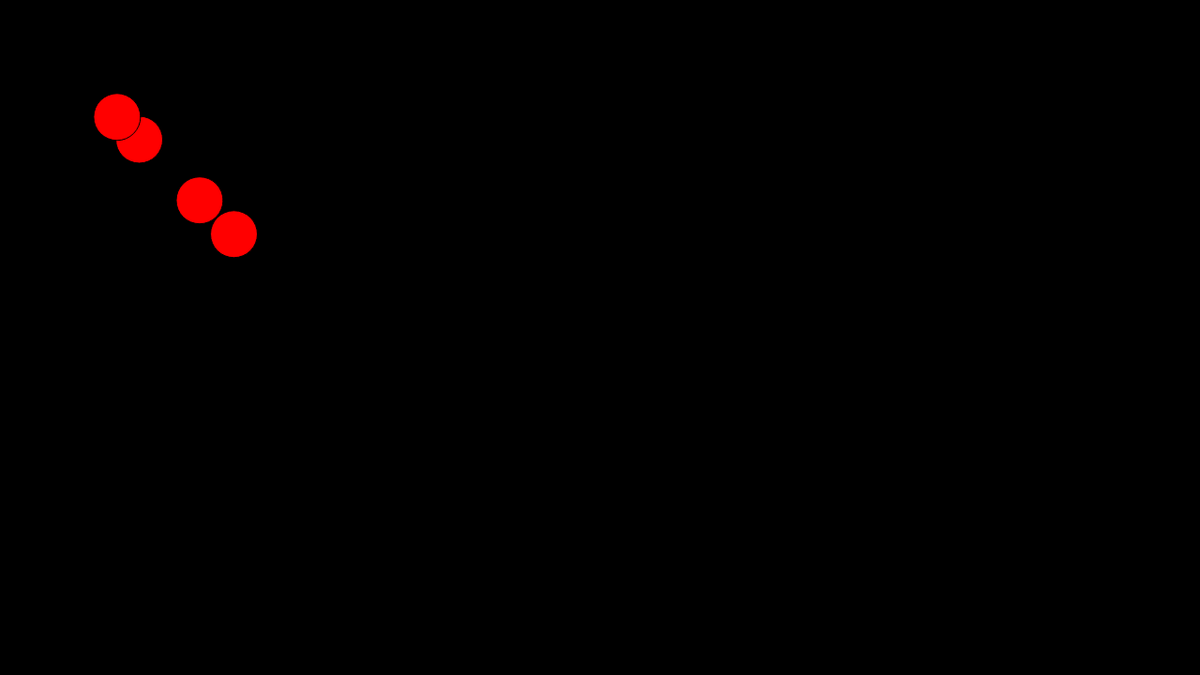
Frame 1 (no input)
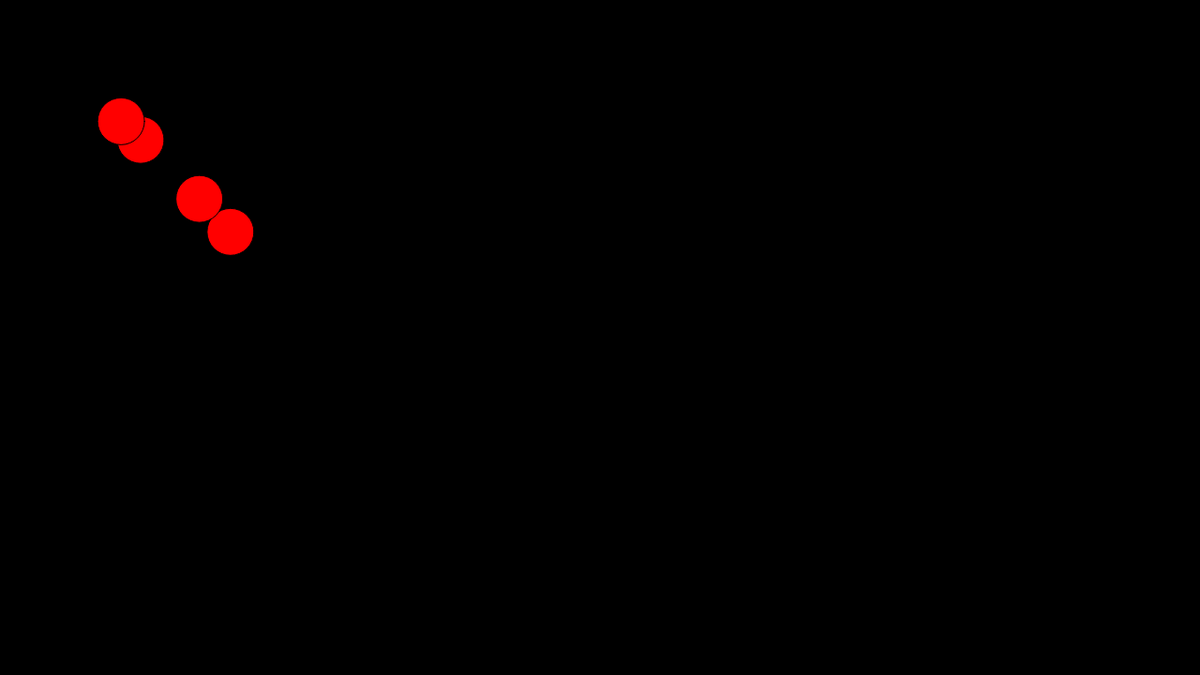
Frame 60 (no input)
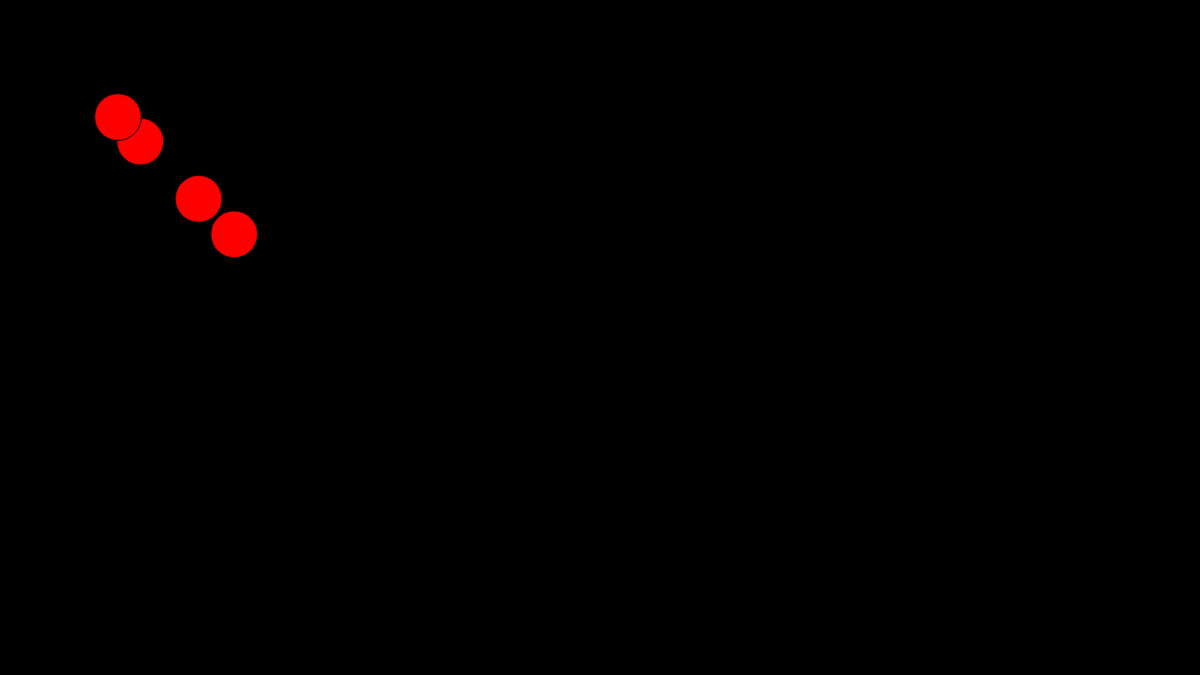
Frame 120 (the mouse pressed at the canvas centre since frame 60)

The p5.js sketch that drew these frames (run headless with seeded random() and noise() and a simulated clock; from frame 60 on, the mouse is pressed at the canvas centre):

// p5.js sketch
// ── sketch.js
var funs = [];


function setup() {
  createCanvas(1280,720);
  for (var i = 0; i < 4; i++) {
    funs[i] = {
      x: random(0, width),
      y:random(0, height),
      display: function() {
        fill(255, 0, 0)
        ellipse(this.x, this.y, 50, 50);
      },
      move: function() {
        this.x = this.y + random(-1, 1);
        this.y = this.y + random(-1,1);
      }
    }
  }
}
  
function draw() {
  background(0);
  for(var i = 0; i < 4; i++) {
    funs[i].move();
    funs[i].display();
  }
}
